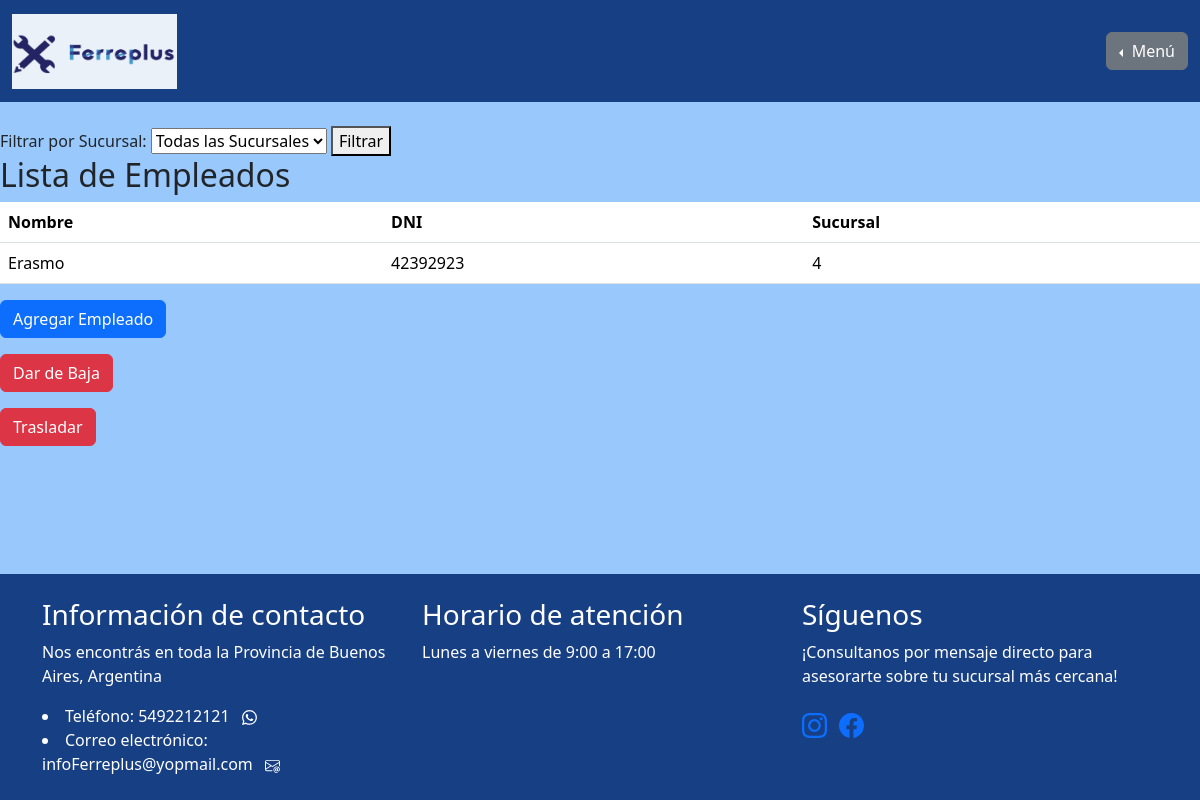
Before: /gestion_de_sucursales/gestion_de_empleados/ (signed in) with the older database file.
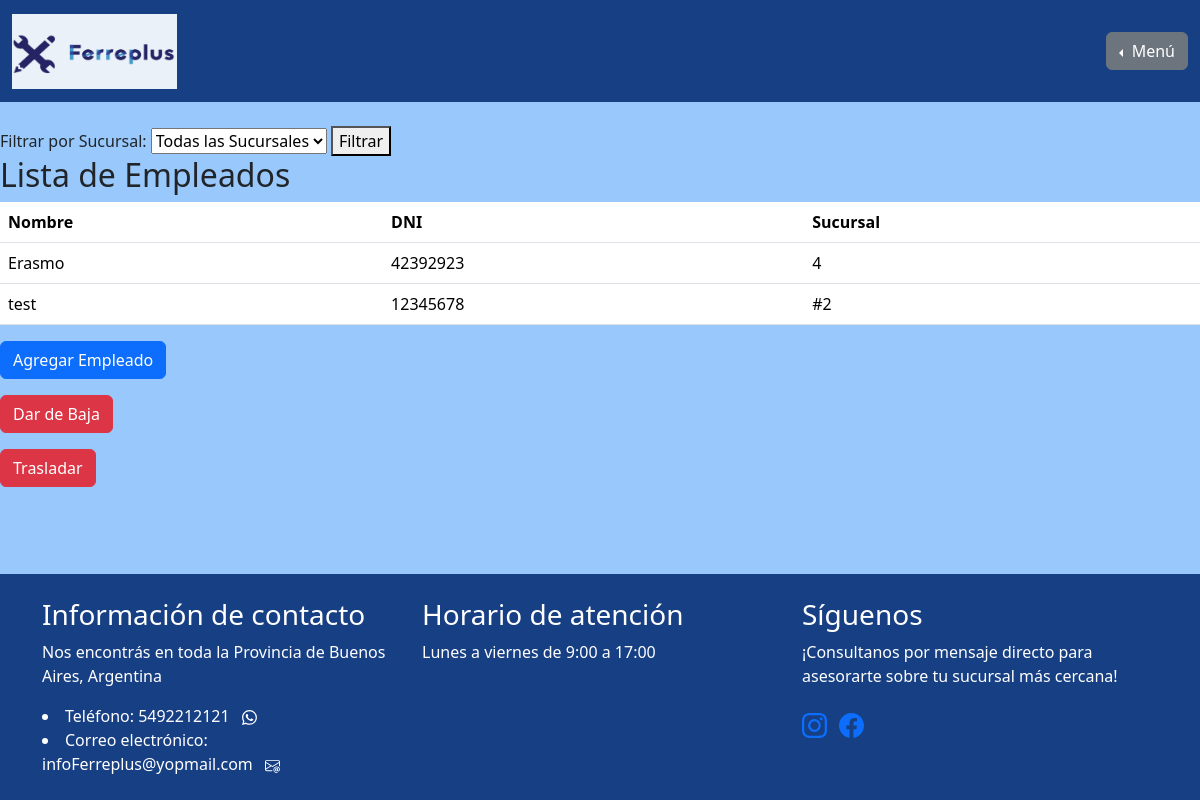
After: the same page with the newer database file.
### gestion_de_sucursales/models.py (models this page shows, shortened)
class PerfilEmpleado(models.Model):
    usuario = models.OneToOneField(User, on_delete=models.CASCADE)
    nombre = models.CharField(max_length=200)
    dni = models.CharField(max_length=8)
    sucursal = models.ForeignKey(Sucursal, on_delete=models.SET_NULL, null=True)

class Sucursal(models.Model):
    nombre = models.CharField(max_length=200, primary_key=True)
    ciudad = models.CharField(max_length=200, null=False)

### iniciar_sesion/decoradores.py (the view)
    def wrapper_func(request, *args, **kwargs):
        if request.user.is_superuser:
            return view_func(request, *args, **kwargs)
        else:
            return redirect("homepage")

### gestion_de_sucursales/views.py (called while the page is built)
@super_user
def gestion_de_empleados_view(request):
    empleados = PerfilEmpleado.objects.all()
    nombre_sucursal_seleccionada = request.GET.get('sucursal')
    if nombre_sucursal_seleccionada:
        sucursal_seleccionada = get_object_or_404(Sucursal, nombre=nombre_sucursal_seleccionada)
        empleados = empleados.filter(sucursal=sucursal_seleccionada)
    sucursales = Sucursal.objects.all()
    if not empleados:
        messages.info(request, "No hay empleados registrados.")
    return render(request, "gestion_de_sucursales/gestion_de_empleados.html", {'empleados': empleados, 'nombre_sucursal_seleccionada': nombre_sucursal_seleccionada, 'sucursales': sucursales})

### iniciar_sesion/decoradores.py (called while the page is built)
def super_user(view_func):
    def wrapper_func(request, *args, **kwargs):
        if request.user.is_superuser:
            return view_func(request, *args, **kwargs)
        else:
            return redirect("homepage")
    return wrapper_func

### gestion_de_sucursales/templates/gestion_de_sucursales/gestion_de_empleados.html (shortened to what this page needs)
{% extends "homepage/base.html" %}
{% block content %}
<main>
    <form method="get" action="{% url 'gestion_de_empleados' %}">
        <label for="sucursal">Filtrar por Sucursal:</label>
        <select id="sucursal" name="sucursal">
            <option value="" {% if not sucursal_seleccionada %}selected{% endif %}>Todas las Sucursales</option>
        </select>
        <button type="submit">Filtrar</button>
    </form>
    <h2>Lista de Empleados</h2>
    <table class="table">
        <thead>
            <tr>
                <th>Nombre</th>
                <th>DNI</th>
                <th>Sucursal</th>
            </tr>
        </thead>
        <tbody>
            {% for empleado in empleados %}
            <tr>
                <td>{{ empleado.nombre }}</td>
                <td>{{ empleado.dni }}</td>
                <td>{{ empleado.sucursal.nombre }}</td>
            </tr>
            {% endfor %}
        </tbody>
    </table>
    <div class="mt-3">
        <a href="{% url 'agregar_empleado' %}" class="btn btn-primary">Agregar Empleado</a>
    </div>
    <div class="mt-3">
        {% if not empleados %}
        <a href="#" class="btn btn-danger disabled" aria-disabled="true">Dar de Baja</a>
        {% else %}
        <a href="{% url 'dar_de_baja' %}" class="btn btn-danger">Dar de Baja</a>
        {% endif %}
    </div>
    <div class="mt-3">
        {% if not empleados %}
        <a href="#" class="btn btn-danger disabled" aria-disabled="true">Trasladar</a>
        {% else %}
        <a href="{% url 'trasladar_empleado' %}" class="btn btn-danger">Trasladar</a>
        {% endif %}
    </div>
</main>
{% endblock %}

Changed rows visible on the page:
added PerfilEmpleado: nombre "test", dni "12345678", sucursal.nombre "#2"
